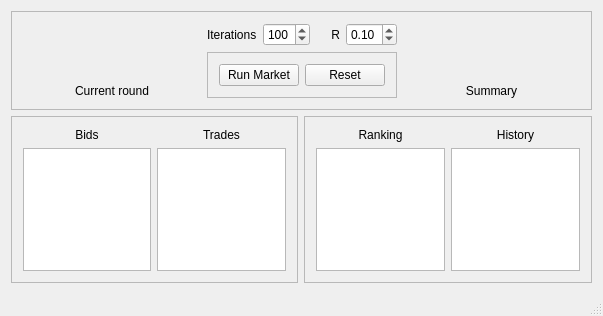
<?xml version="1.0" encoding="UTF-8"?>
<ui version="4.0">
 <class>MainWindow</class>
 <widget class="QMainWindow" name="MainWindow">
  <property name="geometry">
   <rect>
    <x>0</x>
    <y>0</y>
    <width>603</width>
    <height>316</height>
   </rect>
  </property>
  <property name="windowTitle">
   <string>MainWindow</string>
  </property>
  <widget class="QWidget" name="centralWidget">
   <property name="sizePolicy">
    <sizepolicy hsizetype="Expanding" vsizetype="Expanding">
     <horstretch>0</horstretch>
     <verstretch>0</verstretch>
    </sizepolicy>
   </property>
   <layout class="QGridLayout" name="gridLayout_2">
    <item row="0" column="0" colspan="2">
     <widget class="QFrame" name="header">
      <property name="sizePolicy">
       <sizepolicy hsizetype="Preferred" vsizetype="Minimum">
        <horstretch>0</horstretch>
        <verstretch>0</verstretch>
       </sizepolicy>
      </property>
      <property name="frameShape">
       <enum>QFrame::StyledPanel</enum>
      </property>
      <property name="frameShadow">
       <enum>QFrame::Raised</enum>
      </property>
      <layout class="QGridLayout" name="gridLayout">
       <item row="2" column="0">
        <widget class="QLabel" name="lblRound">
         <property name="sizePolicy">
          <sizepolicy hsizetype="Preferred" vsizetype="Preferred">
           <horstretch>1</horstretch>
           <verstretch>0</verstretch>
          </sizepolicy>
         </property>
         <property name="text">
          <string>Current round</string>
         </property>
         <property name="alignment">
          <set>Qt::AlignBottom|Qt::AlignHCenter</set>
         </property>
        </widget>
       </item>
       <item row="2" column="5">
        <widget class="QLabel" name="lblSummary">
         <property name="sizePolicy">
          <sizepolicy hsizetype="Preferred" vsizetype="Preferred">
           <horstretch>1</horstretch>
           <verstretch>0</verstretch>
          </sizepolicy>
         </property>
         <property name="text">
          <string>Summary</string>
         </property>
         <property name="alignment">
          <set>Qt::AlignBottom|Qt::AlignHCenter</set>
         </property>
        </widget>
       </item>
       <item row="0" column="1">
        <widget class="QLabel" name="lblIterations">
         <property name="text">
          <string>Iterations</string>
         </property>
        </widget>
       </item>
       <item row="0" column="2">
        <widget class="QSpinBox" name="spinIterations">
         <property name="maximum">
          <number>999</number>
         </property>
         <property name="singleStep">
          <number>1</number>
         </property>
         <property name="value">
          <number>100</number>
         </property>
        </widget>
       </item>
       <item row="0" column="3">
        <widget class="QLabel" name="labelR">
         <property name="text">
          <string>R</string>
         </property>
         <property name="alignment">
          <set>Qt::AlignRight|Qt::AlignTrailing|Qt::AlignVCenter</set>
         </property>
        </widget>
       </item>
       <item row="0" column="4">
        <widget class="QDoubleSpinBox" name="spinR">
         <property name="maximum">
          <double>1.000000000000000</double>
         </property>
         <property name="singleStep">
          <double>0.010000000000000</double>
         </property>
         <property name="value">
          <double>0.100000000000000</double>
         </property>
        </widget>
       </item>
       <item row="1" column="1" rowspan="2" colspan="4">
        <widget class="QFrame" name="frame">
         <property name="frameShape">
          <enum>QFrame::StyledPanel</enum>
         </property>
         <property name="frameShadow">
          <enum>QFrame::Raised</enum>
         </property>
         <layout class="QGridLayout" name="gridLayout_5">
          <item row="0" column="1">
           <widget class="QPushButton" name="btnReset">
            <property name="text">
             <string>Reset</string>
            </property>
           </widget>
          </item>
          <item row="0" column="0">
           <widget class="QPushButton" name="btnGo">
            <property name="sizePolicy">
             <sizepolicy hsizetype="Minimum" vsizetype="Fixed">
              <horstretch>0</horstretch>
              <verstretch>0</verstretch>
             </sizepolicy>
            </property>
            <property name="text">
             <string>Run Market</string>
            </property>
           </widget>
          </item>
         </layout>
        </widget>
       </item>
      </layout>
     </widget>
    </item>
    <item row="1" column="0">
     <widget class="QFrame" name="round">
      <property name="sizePolicy">
       <sizepolicy hsizetype="Preferred" vsizetype="Preferred">
        <horstretch>0</horstretch>
        <verstretch>1</verstretch>
       </sizepolicy>
      </property>
      <property name="frameShape">
       <enum>QFrame::StyledPanel</enum>
      </property>
      <property name="frameShadow">
       <enum>QFrame::Sunken</enum>
      </property>
      <layout class="QGridLayout" name="gridLayout_3">
       <item row="0" column="0">
        <widget class="QLabel" name="lblBids">
         <property name="text">
          <string>Bids</string>
         </property>
         <property name="alignment">
          <set>Qt::AlignCenter</set>
         </property>
        </widget>
       </item>
       <item row="0" column="1">
        <widget class="QLabel" name="lblTrades">
         <property name="text">
          <string>Trades</string>
         </property>
         <property name="alignment">
          <set>Qt::AlignCenter</set>
         </property>
        </widget>
       </item>
       <item row="1" column="0">
        <widget class="QListView" name="listBids"/>
       </item>
       <item row="1" column="1">
        <widget class="QListView" name="listTrades"/>
       </item>
      </layout>
     </widget>
    </item>
    <item row="1" column="1">
     <widget class="QFrame" name="summary">
      <property name="sizePolicy">
       <sizepolicy hsizetype="Preferred" vsizetype="Preferred">
        <horstretch>0</horstretch>
        <verstretch>1</verstretch>
       </sizepolicy>
      </property>
      <property name="frameShape">
       <enum>QFrame::StyledPanel</enum>
      </property>
      <property name="frameShadow">
       <enum>QFrame::Sunken</enum>
      </property>
      <layout class="QGridLayout" name="gridLayout_4">
       <item row="0" column="0">
        <widget class="QLabel" name="lblRanking">
         <property name="text">
          <string>Ranking</string>
         </property>
         <property name="alignment">
          <set>Qt::AlignCenter</set>
         </property>
        </widget>
       </item>
       <item row="0" column="1">
        <widget class="QLabel" name="lblHistory">
         <property name="text">
          <string>History</string>
         </property>
         <property name="alignment">
          <set>Qt::AlignCenter</set>
         </property>
        </widget>
       </item>
       <item row="1" column="0">
        <widget class="QListView" name="listRanking">
         <property name="enabled">
          <bool>true</bool>
         </property>
         <property name="font">
          <font>
           <pointsize>9</pointsize>
          </font>
         </property>
        </widget>
       </item>
       <item row="1" column="1">
        <widget class="QListView" name="listHistory"/>
       </item>
      </layout>
     </widget>
    </item>
   </layout>
  </widget>
  <widget class="QMenuBar" name="menuBar">
   <property name="geometry">
    <rect>
     <x>0</x>
     <y>0</y>
     <width>603</width>
     <height>21</height>
    </rect>
   </property>
  </widget>
  <widget class="QStatusBar" name="statusBar"/>
 </widget>
 <layoutdefault spacing="6" margin="11"/>
 <resources/>
 <connections>
  <connection>
   <sender>btnGo</sender>
   <signal>clicked()</signal>
   <receiver>MainWindow</receiver>
   <slot>btnStartRound()</slot>
   <hints>
    <hint type="sourcelabel">
     <x>298</x>
     <y>98</y>
    </hint>
    <hint type="destinationlabel">
     <x>847</x>
     <y>125</y>
    </hint>
   </hints>
  </connection>
  <connection>
   <sender>btnReset</sender>
   <signal>clicked()</signal>
   <receiver>MainWindow</receiver>
   <slot>btnRestart()</slot>
   <hints>
    <hint type="sourcelabel">
     <x>341</x>
     <y>88</y>
    </hint>
    <hint type="destinationlabel">
     <x>866</x>
     <y>116</y>
    </hint>
   </hints>
  </connection>
 </connections>
 <slots>
  <slot>btnStartRound()</slot>
  <slot>btnRestart()</slot>
 </slots>
</ui>
